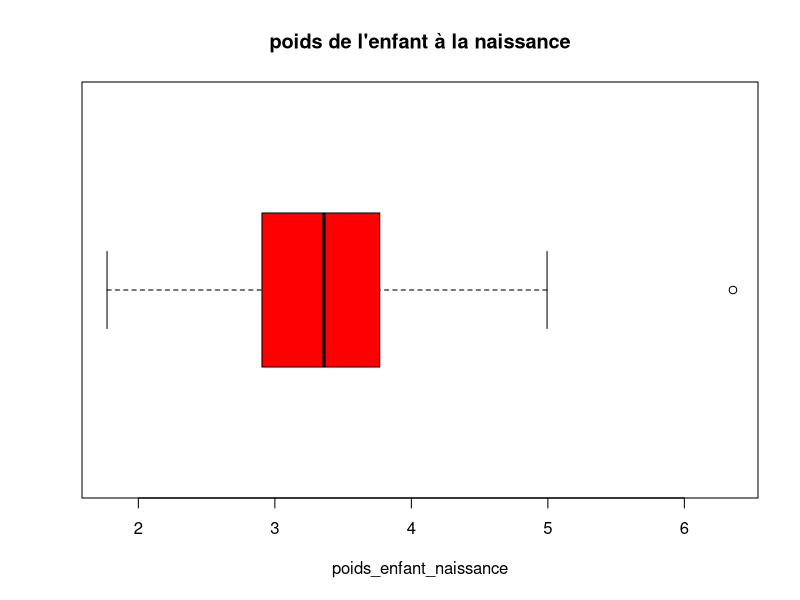
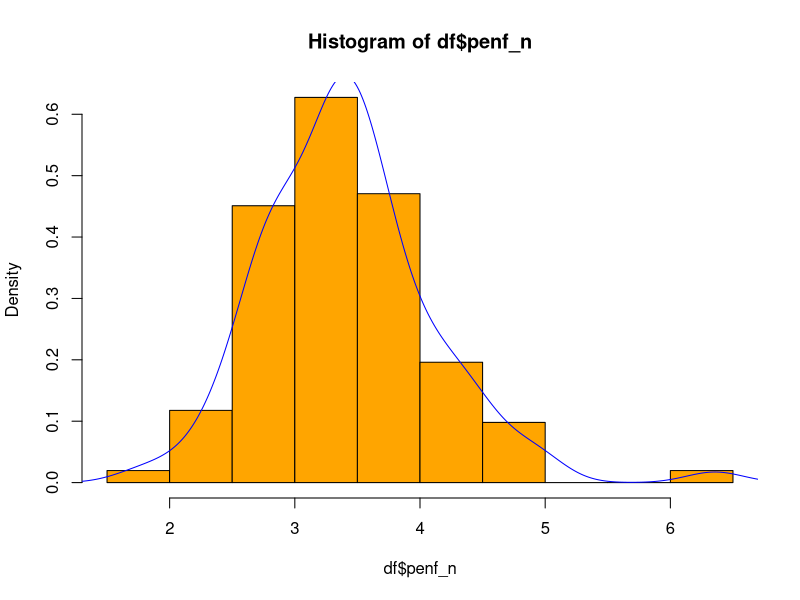
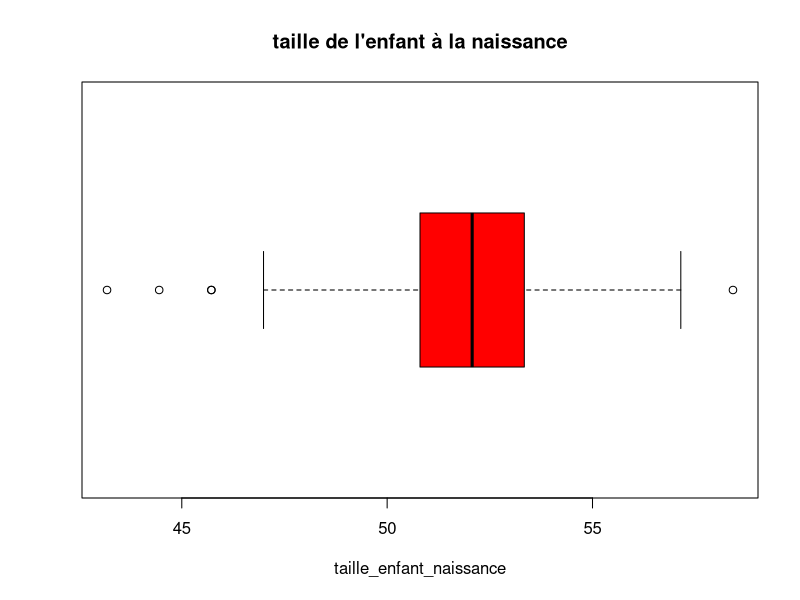
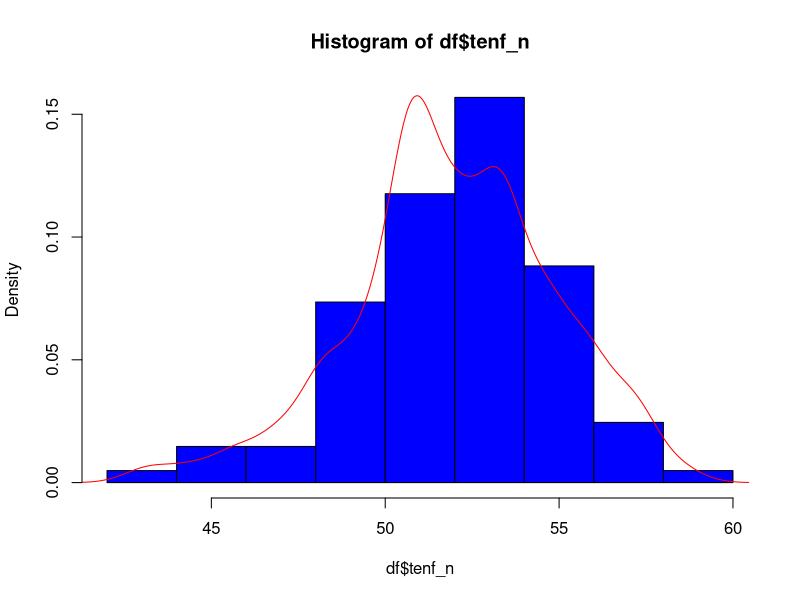
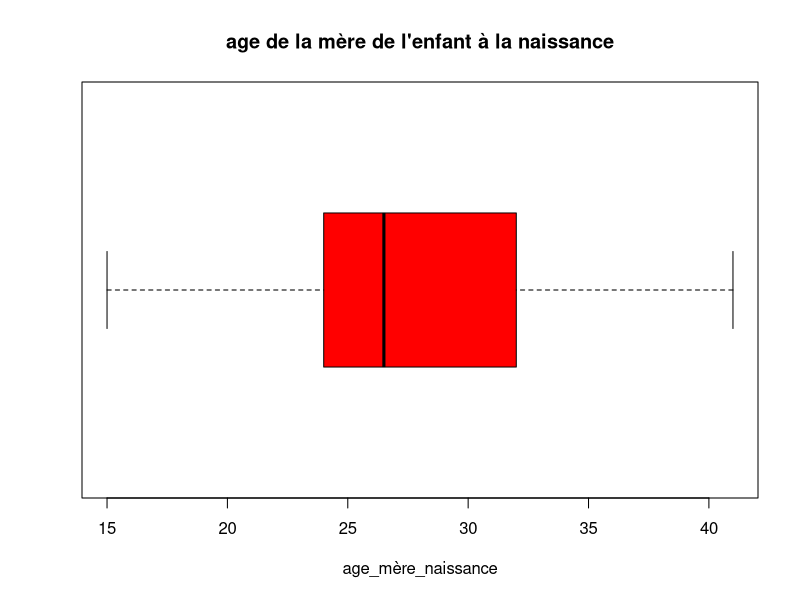
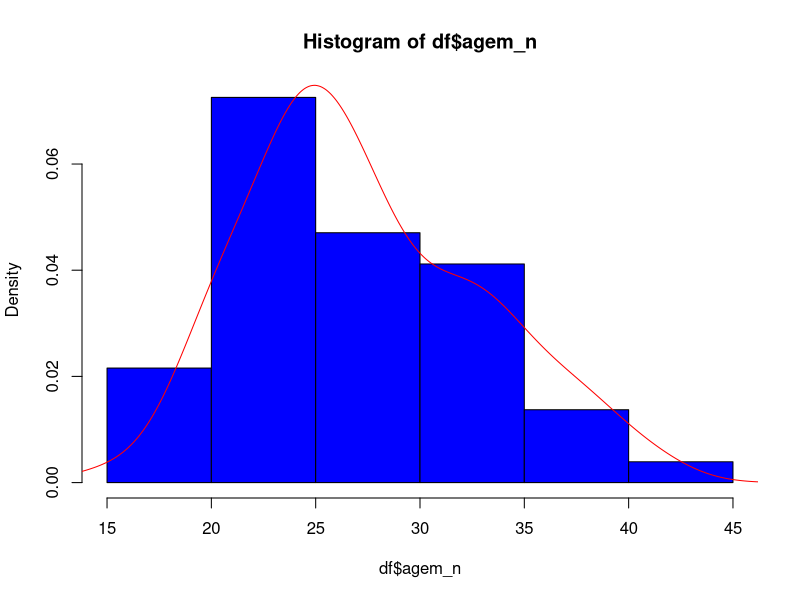
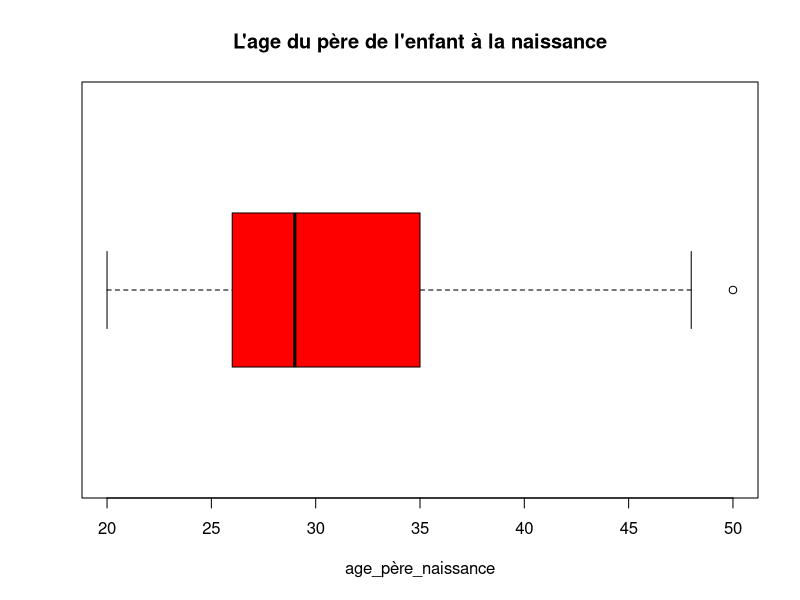
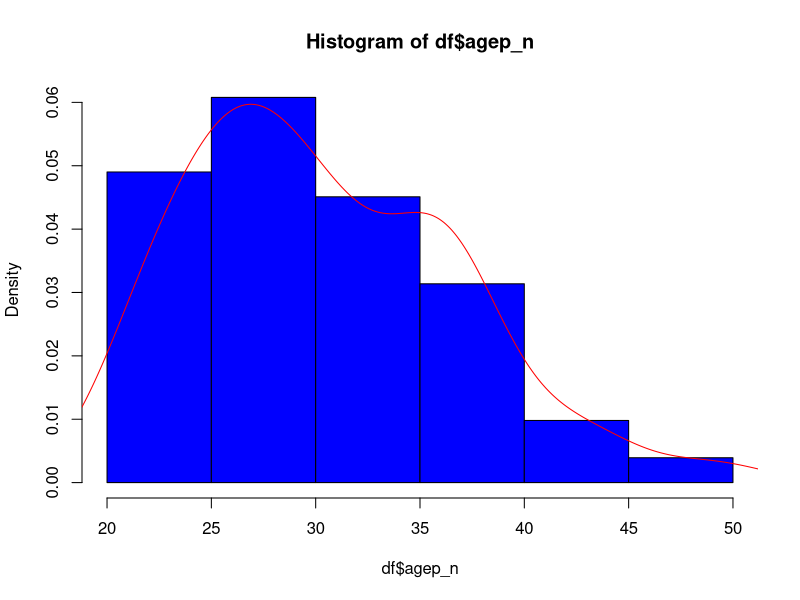

Source code (R) for these figures, in order:
## ---- chunk 1
#Importation des données à partir du fichier statlab.txt
df=scan("statlab.txt")
df=matrix(df,ncol=19,byrow=T)

#Conversion en dataframe
df=data.frame(df)

# Gérer les noms des variables
varname=c("sexenf","gsenf","tenf_n","penf_n", "tenf_10","penf_10",
"gsmere","agem_n","pmere_n","consm_n","tmere",
"pmere_10", "consm_10","agep_n", "consp_n","tpere","ppere_10",
"revf_n","revf_10")
colnames(df)=varname

#Afficher les 5 premiere lignes pour voir à quoi ressemble notre DF
df[1:5,]
## ---- chunk 2

# Convertion des tailles en cm
df$tenf_n = 2.54 * df$tenf_n
df$tenf_10 = 2.54 * df$tenf_10
df$tmere = 2.54 * df$tmere
df$tpere = 2.54 * df$tpere

# Convertion des poids en kg
df$penf_n = 0.454 * df$penf_n
df$penf_10 = 0.454 * df$penf_10
df$pmere_n = 0.454 * df$pmere_n
df$pmere_10 = 0.454 * df$pmere_10
df$ppere_10 = 0.454 * df$ppere_10


#Afficher les 5 premiere lignes pour voir à quoi ressemble notre DF
df[1:5,]
## ---- chunk 3
df$sexenf[df$sexenf == 1] = "garcon"
df$sexenf[df$sexenf == 2] = "fille"

#Afficher les 5 premiere lignes pour voir à quoi ressemble notre DF
df[1:5,]
## ---- chunk 4

csCig=c('nonfum','1a2cig','3a10cig','10a20cig','+de20cig','inc')

# Consommation 

for(i in 1:length(csCig)){
df$consm_n[df$consm_n==i]=csCig[i]
df$consm_10[df$consm_10 == i] = csCig[i]
df$consp_n[df$consp_n==i]=csCig[i]
}


#Afficher les 5 premiere lignes pour voir à quoi ressemble notre DF
df[1:5,]

## ---- chunk 5

str (df$sexenf)
is.character(df$sexenf)
is.factor( df$sexenf )
summary(df$sexenf)
## ---- chunk 6
df$sexenf = factor(df$sexenf)
is.factor(df$sexenf)
str (df$sexenf)
summary(df$sexenf)

## ---- chunk 7
var_qual = c(2, 7, 10, 13 ,15) # le 1 on l'a deja fait

for( i in var_qual){
  df[,i] = factor(df[,i])
}
summary(df[,var_qual])
quali=df[,var_qual]
## ---- chunk 8
summary(df)

summary(df, maxsum = 10)
## ---- chunk 9
set.seed(6)

n0 = 102
n_lignes = nrow(df)
# tirage sans remise de 102 lignes au hazard parmi les lignes initiales
n2 = sample(1: n_lignes, n0, replace = F) 

# Choisir les données de l'echantillon depuis le df
df = df[n2,]

#Afficher les 5 premiere lignes pour voir à quoi ressemble notre DF
df[1:5,]
## ---- chunk 10
summary(df)
## ---- chunk 11
quanti=df[,-c(1,2,7,10,13,15)]
quali=df[,c(1,2,7,10,13,15)]
## ---- chunk 12
# Afficher la moyenne des variables quantitavies
apply(quanti, 2, mean)
## ---- chunk 13
apply(quanti, 2, function(x)quantile(x,0.1))
## ---- chunk 14
apply(quanti,2,function(x)quantile(x, probs=c(0.1, 0.9)))
## ---- chunk 15
apply(quanti, 2,function(x)quantile(x, probs=seq(0.1, by=0.3)))
## ---- chunk 16
ecart_type = apply(quanti, 2, sd)
ecart_type
moyenne = apply(quanti, 2, mean)
moyenne
## ---- chunk 17
CVx = ecart_type / moyenne
CVx
## ---- chunk 18
#Boite à moustache de la variable df$penf_n
boxplot(df$penf_n, horizontal = T, xlab="poids_enfant_naissance", col = "red")

# Ajouter le titre pour que le graph soit explicatif
title(main = "poids de l'enfant à la naissance")

#Histogramme de la variable df$penf_n
hist(df$penf_n, prob = T, col="orange")

# Rajouter la ligne de densité avec la couleur rouge
lines(density(df$penf_n), col = "blue")
## ---- chunk 19
boxplot(df$tenf_n, horizontal = T, xlab="taille_enfant_naissance", col = "red")

title(main = "taille de l'enfant à la naissance")

hist(df$tenf_n, prob = T, col = "blue")

lines(density(df$tenf_n), col = "red")
## ---- chunk 20
boxplot(df$agem_n, horizontal = T, xlab="age_mère_naissance", col = "red")

title(main = "age de la mère de l'enfant à la naissance")

hist(df$agem_n, prob = T, col = "blue")

lines(density(df$agem_n), col = "red")
## ---- chunk 21
boxplot(df$agep_n, horizontal = T, xlab="age_père_naissance", col = "red")

title(main = "L'age du père de l'enfant à la naissance")

hist(df$agep_n, prob = T, col = "blue")

lines(density(df$agep_n), col = "red")
## ---- chunk 22
# Effectif de la variable sexe enfant
summary(df$sexenf) 

# les effectids de toutes les variables qualitatives
summary(quali,maxsum=9)

# Les proportions
proportions = table(df$sexenf)/nrow(df) 
proportions
## ---- chunk 23
x = table(df$sexenf)
pie(x, col = rainbow(length(x)))
title(main = "genre de l'enfant")

barplot(table(df$sexenf), col=c("red", "green"))
title(main="genre de l'enfant")

## ---- chunk 24
x = table(df$consm_10)
# gestion des labels pour qu'ils soient plus compréhensibles
labels = c("cig>20", "10<= cig <= 20", "1<= cig <=2", "3<= cig <=10", "no cigarette")
pie(x, labels, col = rainbow(length(x))) # avec une gestion de couleurs
title(main = "Consomation des cigarettes de la part de la mère 10 ans après")

barplot(table(df$consm_10), col=c("blue", "red", "green", "purple", "orange"))
title(main = "Consomation des cigarettes de la part de la mère 10 ans après")
## ---- chunk 25
x = table(df$consp_n)
# gestion des labels pour qu'ils soient plus compréhensibles
labels = c("cig>20", "10<= cig <= 20", "1<= cig <=2", "3<= cig <=10", "no cigarette")
pie(x, labels,col=rainbow(length(x)))
title(main = "Consomation des cigarettes de la part du père à la naissance")

barplot(table(df$consp_n), col=c("blue", "red", "green", "purple", "orange"))
title(main = "Consomation des cigarettes de la part du père à la naissance")
